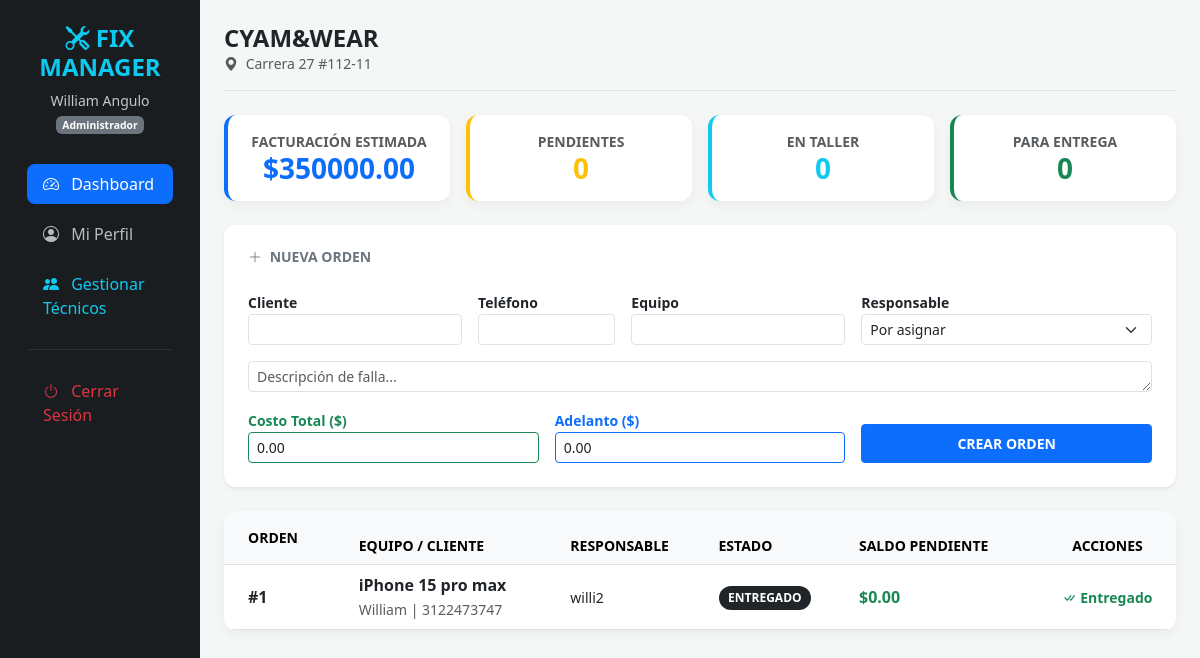
The page / (signed in) on the database its author committed.
### app/database.py (models this page shows)
class User(Base):
    __tablename__ = "users"
    id = Column(Integer, primary_key=True, index=True)
    username = Column(String, unique=True, index=True)
    password = Column(String)
    role = Column(String)
    nombre_completo = Column(String(150))
    sucursal_id = Column(Integer, ForeignKey("sucursales.id"), nullable=True)
    sucursal = relationship("Sucursal", back_populates="usuarios", lazy='joined')
    ordenes_asignadas = relationship("ServiceOrder", back_populates="tecnico")

class Sucursal(Base):
    __tablename__ = "sucursales"
    id = Column(Integer, primary_key=True, index=True)
    nombre_sucursal = Column(String(100), unique=True, nullable=False)
    direccion = Column(String(200), nullable=True) # Nuevo campo
    usuarios = relationship("User", back_populates="sucursal")
    ordenes = relationship("ServiceOrder", back_populates="sucursal")

class ServiceOrder(Base):
    __tablename__ = "service_orders"
    id = Column(Integer, primary_key=True, index=True)
    device = Column(String(100))
    description = Column(Text)
    status = Column(String(20), default="Pendiente")
    client_name = Column(String(100))
    client_phone = Column(String(20))
    total_price = Column(Float, default=0.0)
    advance_payment = Column(Float, default=0.0)
    technician_id = Column(Integer, ForeignKey("users.id"), nullable=True)
    sucursal_id = Column(Integer, ForeignKey("sucursales.id"), nullable=False)
    tecnico = relationship("User", back_populates="ordenes_asignadas")
    sucursal = relationship("Sucursal", back_populates="ordenes")

### app/main.py (the view)
@app.get("/", response_class=HTMLResponse)
async def home(request: Request, db: Session = Depends(get_db)):
    if current_user_id is None:
        return RedirectResponse(url="/login", status_code=303)
    user = db.query(database.User).filter(database.User.id == current_user_id).first()
    tecnicos = []
    if user.role == "Administrador":
        orders = db.query(database.ServiceOrder).filter(database.ServiceOrder.sucursal_id == user.sucursal_id).all()
        tecnicos = db.query(database.User).filter(database.User.role == "Técnico", database.User.sucursal_id == user.sucursal_id).all()
    else:
        orders = db.query(database.ServiceOrder).filter(database.ServiceOrder.technician_id == user.id).all()
    metrics = {
        "totales": sum(o.total_price for o in orders) if orders else 0,
        "pendientes": len([o for o in orders if o.status == "Pendiente"]),
        "proceso": len([o for o in orders if o.status == "En reparación"]),
        "listos": len([o for o in orders if o.status == "Listo"])
    }
    return templates.TemplateResponse("index.html", {
        "request": request, "orders": orders, "user": user, "metrics": metrics, "tecnicos": tecnicos
    })

### app/templates/index.html (shortened to what this page needs)
<!DOCTYPE html>
<html lang="es">
<head>
    <link href="https://cdn.jsdelivr.net/npm/bootstrap@5.3.0/dist/css/bootstrap.min.css" rel="stylesheet">
    <link rel="stylesheet" href="https://cdn.jsdelivr.net/npm/bootstrap-icons@1.11.1/font/bootstrap-icons.css">
</head>
<body>
    <div class="container-fluid">
        <div class="row">
            <nav class="col-md-2 d-none d-md-block sidebar py-4 sticky-top">
                <div class="text-center mb-4 px-3">
                    <h4 class="fw-bold text-info"><i class="bi bi-tools"></i> FIX MANAGER</h4>
                    <div class="small opacity-75 mt-2">{{ user.nombre_completo }}</div>
                    <span class="badge bg-secondary mt-1" style="font-size: 0.65rem;">{{ user.role }}</span>
                </div>
                <div class="nav flex-column">
                    <a class="nav-link active" href="/"><i class="bi bi-speedometer2 me-2"></i> Dashboard</a>
                    <a class="nav-link" href="/perfil"><i class="bi bi-person-circle me-2"></i> Mi Perfil</a>
                    {% if user.role == "Administrador" %}
                    <a class="nav-link text-info" href="/tecnicos"><i class="bi bi-people-fill me-2"></i> Gestionar Técnicos</a>
                    {% endif %}
                    <hr class="mx-3 text-secondary">
                    <a class="nav-link text-danger" href="/logout"><i class="bi bi-power me-2"></i> Cerrar Sesión</a>
                </div>
            </nav>
            <main class="col-md-10 ms-sm-auto px-md-4 py-4">
                <div class="d-flex justify-content-between align-items-center mb-4 pb-3 border-bottom">
                    <div>
                        <h2 class="h4 fw-bold mb-0 text-dark">{{ user.sucursal.nombre_sucursal }}</h2>
                        <p class="text-muted small mb-0"><i class="bi bi-geo-alt-fill me-1"></i> {{ user.sucursal.direccion }}</p>
                    </div>
                </div>
                <div class="row g-3 mb-4">
                    <div class="col-md-3">
                        <div class="card card-custom p-3 border-start border-4 border-primary text-center">
                            <small class="text-muted fw-bold">FACTURACIÓN ESTIMADA</small>
                            <h3 class="fw-bold mb-0 text-primary">${{ "%.2f"|format(metrics.totales) }}</h3>
                        </div>
                    </div>
                    <div class="col-md-3">
                        <div class="card card-custom p-3 border-start border-4 border-warning text-center">
                            <small class="text-muted fw-bold">PENDIENTES</small>
                            <h3 class="fw-bold mb-0 text-warning">{{ metrics.pendientes }}</h3>
                        </div>
                    </div>
                    <div class="col-md-3">
                        <div class="card card-custom p-3 border-start border-4 border-info text-center">
                            <small class="text-muted fw-bold">EN TALLER</small>
                            <h3 class="fw-bold mb-0 text-info">{{ metrics.proceso }}</h3>
                        </div>
                    </div>
                    <div class="col-md-3">
                        <div class="card card-custom p-3 border-start border-4 border-success text-center">
                            <small class="text-muted fw-bold">PARA ENTREGA</small>
                            <h3 class="fw-bold mb-0 text-success">{{ metrics.listos }}</h3>
                        </div>
                    </div>
                </div>
                <div class="card card-custom mb-4 shadow-sm">
                    <div class="card-body p-4">
                        <h6 class="fw-bold mb-4 text-secondary text-uppercase small"><i class="bi bi-plus-lg me-1"></i> Nueva Orden</h6>
                        <form action="/create-order/" method="post" class="row g-3">
                            <div class="col-md-3">
                                <label class="small fw-bold">Cliente</label>
                                <input type="text" name="client_name" class="form-control form-control-sm" required>
                            </div>
                            <div class="col-md-2">
                                <label class="small fw-bold">Teléfono</label>
                                <input type="text" name="client_phone" class="form-control form-control-sm" required>
                            </div>
                            <div class="col-md-3">
                                <label class="small fw-bold">Equipo</label>
                                <input type="text" name="device" class="form-control form-control-sm" required>
                            </div>
                            <div class="col-md-4">
                                <label class="small fw-bold">Responsable</label>
                                {% if user.role == "Administrador" %}
                                <select name="technician_id" class="form-select form-select-sm">
                                    <option value="">Por asignar</option>
                                </select>
                                {% else %}
                                <input type="text" class="form-control form-control-sm bg-light" value="Auto-asignado" disabled>
                                {% endif %}
                            </div>
                            <div class="col-md-12">
                                <textarea name="description" class="form-control form-control-sm" rows="1" placeholder="Descripción de falla..." required></textarea>
                            </div>
                            <div class="col-md-4">
                                <label class="small fw-bold text-success">Costo Total ($)</label>
                                <input type="number" step="0.01" name="total_price" class="form-control form-control-sm border-success" value="0.00">
                            </div>
                            <div class="col-md-4">
                                <label class="small fw-bold text-primary">Adelanto ($)</label>
                                <input type="number" step="0.01" name="advance_payment" class="form-control form-control-sm border-primary" value="0.00">
                            </div>
                            <div class="col-md-4 d-flex align-items-end">
                                <button type="submit" class="btn btn-primary btn-sm w-100 fw-bold py-2">CREAR ORDEN</button>
                            </div>
                        </form>
                    </div>
                </div>
                <div class="card card-custom overflow-hidden">
                    <div class="card-body p-0">
                        <div class="table-responsive">
                            <table class="table table-hover align-middle mb-0">
                                <thead class="table-light">
                                    <tr class="small text-muted text-uppercase">
                                        <th class="px-4 py-3">Orden</th>
                                        <th>Equipo / Cliente</th>
                                        <th>Responsable</th>
                                        <th>Estado</th>
                                        <th>Saldo Pendiente</th>
                                        <th class="text-center">Acciones</th>
                                    </tr>
                                </thead>
                                <tbody>
                                    {% for o in orders %}
                                    <tr>
                                        <td class="px-4 fw-bold">#{{ o.id }}</td>
                                        <td>
                                            <span class="fw-bold d-block">{{ o.device }}</span>
                                            <small class="text-muted">{{ o.client_name }} | {{ o.client_phone }}</small>
                                        </td>
                                        <td><span class="small">{{ o.tecnico.username if o.tecnico else 'Libre' }}</span></td>
                                        <td>
                                            <span class="badge {% if o.status == 'Pendiente' %}bg-secondary{% elif o.status == 'En reparación' %}bg-warning{% elif o.status == 'Listo' %}bg-success{% else %}bg-dark{% endif %} badge-status">
                                                {{ o.status|upper }}
                                            </span>
                                        </td>
                                        <td class="fw-bold {% if (o.total_price - o.advance_payment) > 0 %}text-danger{% else %}text-success{% endif %}">
                                            ${{ "%.2f"|format(o.total_price - o.advance_payment) }}
                                        </td>
                                        <td class="text-center">
                                            {% if o.status == 'Entregado' %}
                                                <span class="text-success small fw-bold"><i class="bi bi-check-all"></i> Entregado</span>
                                            {% endif %}
                                        </td>
                                    </tr>
                                    {% endfor %}
                                </tbody>
                            </table>
                        </div>
                    </div>
                </div>
            </main>
        </div>
    </div>
</body>
</html>

### app/templates/index.html (style rules this page uses)
:root { --sidebar-bg: #1a1d20; --accent-color: #0d6efd; }
body { background-color: #f4f7f6; }
.sidebar { min-height: 100vh; background: var(--sidebar-bg); color: white; transition: all 0.3s; }
.nav-link { color: rgba(255,255,255,0.7); margin: 5px 15px; border-radius: 8px; transition: 0.2s; }
.nav-link:hover, .nav-link.active { color: white; background: var(--accent-color); }
.card-custom { border: none; border-radius: 12px; box-shadow: 0 4px 12px rgba(0,0,0,0.05); }
.badge-status { font-size: 0.75rem; padding: 0.5em 0.8em; border-radius: 50px; }

### rows shown on the page
User: nombre_completo "William Angulo", role "Administrador"
Sucursal: sucursal.nombre_sucursal "CYAM&WEAR", sucursal.direccion "Carrera 27 #112-11"
ServiceOrder: id "1", device "iPhone 15 pro max", client_name "William", client_phone "3122473747", tecnico "willi2", status "ENTREGADO", o.total_price-o.advance_payment "0.00", shows "Entregado"

### other values the page prints
{{ "%.2f"|format(metrics.totales) }} "350000.00"
{{ metrics.pendientes }} "0"
{{ metrics.proceso }} "0"
{{ metrics.listos }} "0"
